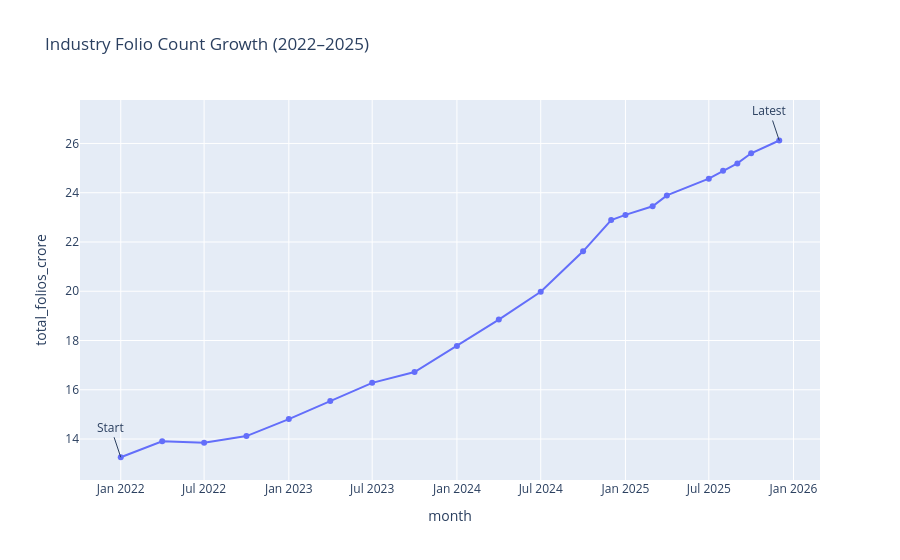

The code cell stored with this chart in its notebook:
### Code cell
# Chart 10 - Folio Count Growth

folio["month"] = pd.to_datetime(folio["month"])

fig = px.line(
    folio,
    x="month",
    y="total_folios_crore",
    markers=True,
    title="Industry Folio Count Growth (2022–2025)"
)

# Starting point
fig.add_annotation(
    x=folio.iloc[0]["month"],
    y=folio.iloc[0]["total_folios_crore"],
    text="Start",
    showarrow=True
)

# Ending point
fig.add_annotation(
    x=folio.iloc[-1]["month"],
    y=folio.iloc[-1]["total_folios_crore"],
    text="Latest",
    showarrow=True
)

fig.write_html("../charts/folio_growth.html")

fig.show()

### Figure 1 — Plotly figure (JSON) as saved in the notebook; plotly's stock layout.template omitted (floating-point values rounded to 4 significant figures)
{"data": [{"hovertemplate": "month=%{x}<br>total_folios_crore=%{y}<extra></extra>", "legendgroup": "", "line": {"color": "#636efa", "dash": "solid"}, "marker": {"symbol": "circle"}, "mode": "lines+markers", "name": "", "orientation": "v", "showlegend": false, "type": "scatter", "x": ["2022-01-01T00:00:00.000000", "2022-04-01T00:00:00.000000", "2022-07-01T00:00:00.000000", "2022-10-01T00:00:00.000000", "2023-01-01T00:00:00.000000", "2023-04-01T00:00:00.000000", "2023-07-01T00:00:00.000000", "2023-10-01T00:00:00.000000", "2024-01-01T00:00:00.000000", "2024-04-01T00:00:00.000000", "2024-07-01T00:00:00.000000", "2024-10-01T00:00:00.000000", "2024-12-01T00:00:00.000000", "2025-01-01T00:00:00.000000", "2025-03-01T00:00:00.000000", "2025-04-01T00:00:00.000000", "2025-07-01T00:00:00.000000", "2025-08-01T00:00:00.000000", "2025-09-01T00:00:00.000000", "2025-10-01T00:00:00.000000", "2025-12-01T00:00:00.000000"], "xaxis": "x", "y": [13.26, 13.91, 13.85, 14.12, 14.81, 15.54, 16.28, 16.72, 17.78, 18.85, 19.98, 21.62, 22.89, 23.1, 23.45, 23.89, 24.57, 24.89, 25.19, 25.6, 26.12], "yaxis": "y"}], "layout": {"annotations": [{"showarrow": true, "text": "Start", "x": "2022-01-01T00:00:00", "y": 13.26}, {"showarrow": true, "text": "Latest", "x": "2025-12-01T00:00:00", "y": 26.12}], "legend": {"tracegroupgap": 0}, "title": {"text": "Industry Folio Count Growth (2022–2025)"}, "xaxis": {"anchor": "y", "domain": [0, 1], "title": {"text": "month"}}, "yaxis": {"anchor": "x", "domain": [0, 1], "title": {"text": "total_folios_crore"}}}}
